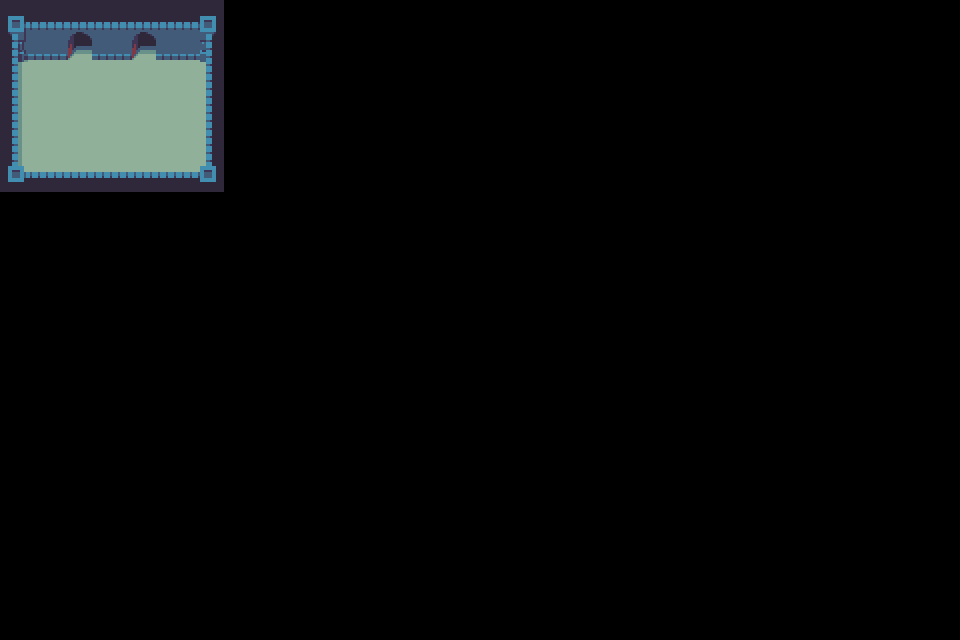

Tiled map render using the project's own tile images. Description and the whole map definition, tile-layer contents included, below:
An orthogonal 30x20 tile map with 32x32 px tiles, 2 tile layers (floors, walls) and 9 objects (entrance1, standardEnter, entrance2, door1, door2).

<map version="1.10" tiledversion="1.10.1" orientation="orthogonal" renderorder="right-down" width="30" height="20" tilewidth="32" tileheight="32" infinite="0" nextlayerid="6" nextobjectid="19">
 <editorsettings>
  <export target="room1.lua" format="lua" />
 </editorsettings>
 <tileset firstgid="1" name="dungeon_sheet" tilewidth="32" tileheight="32" tilecount="240" columns="24">
  <image source="../dungeon_sheet.png" width="768" height="320" />
 </tileset>
 <layer id="2" name="floors" width="30" height="20">
  <data encoding="csv">
55,55,55,55,55,55,55,0,0,0,0,0,0,0,0,0,0,0,0,0,0,0,0,0,0,0,0,0,0,0,
55,55,55,55,55,55,55,0,0,0,0,0,0,0,0,0,0,0,0,0,0,0,0,0,0,0,0,0,0,0,
55,55,55,55,55,55,55,0,0,0,0,0,0,0,0,0,0,0,0,0,0,0,0,0,0,0,0,0,0,0,
55,55,55,55,55,55,55,0,0,0,0,0,0,0,0,0,0,0,0,0,0,0,0,0,0,0,0,0,0,0,
55,55,55,55,55,55,55,0,0,0,0,0,0,0,0,0,0,0,0,0,0,0,0,0,0,0,0,0,0,0,
55,55,55,55,55,55,55,0,0,0,0,0,0,0,0,0,0,0,0,0,0,0,0,0,0,0,0,0,0,0,
0,0,0,0,0,0,0,0,0,0,0,0,0,0,0,0,0,0,0,0,0,0,0,0,0,0,0,0,0,0,
0,0,0,0,0,0,0,0,0,0,0,0,0,0,0,0,0,0,0,0,0,0,0,0,0,0,0,0,0,0,
0,0,0,0,0,0,0,0,0,0,0,0,0,0,0,0,0,0,0,0,0,0,0,0,0,0,0,0,0,0,
0,0,0,0,0,0,0,0,0,0,0,0,0,0,0,0,0,0,0,0,0,0,0,0,0,0,0,0,0,0,
0,0,0,0,0,0,0,0,0,0,0,0,0,0,0,0,0,0,0,0,0,0,0,0,0,0,0,0,0,0,
0,0,0,0,0,0,0,0,0,0,0,0,0,0,0,0,0,0,0,0,0,0,0,0,0,0,0,0,0,0,
0,0,0,0,0,0,0,0,0,0,0,0,0,0,0,0,0,0,0,0,0,0,0,0,0,0,0,0,0,0,
0,0,0,0,0,0,0,0,0,0,0,0,0,0,0,0,0,0,0,0,0,0,0,0,0,0,0,0,0,0,
0,0,0,0,0,0,0,0,0,0,0,0,0,0,0,0,0,0,0,0,0,0,0,0,0,0,0,0,0,0,
0,0,0,0,0,0,0,0,0,0,0,0,0,0,0,0,0,0,0,0,0,0,0,0,0,0,0,0,0,0,
0,0,0,0,0,0,0,0,0,0,0,0,0,0,0,0,0,0,0,0,0,0,0,0,0,0,0,0,0,0,
0,0,0,0,0,0,0,0,0,0,0,0,0,0,0,0,0,0,0,0,0,0,0,0,0,0,0,0,0,0,
0,0,0,0,0,0,0,0,0,0,0,0,0,0,0,0,0,0,0,0,0,0,0,0,0,0,0,0,0,0,
0,0,0,0,0,0,0,0,0,0,0,0,0,0,0,0,0,0,0,0,0,0,0,0,0,0,0,0,0,0
</data>
 </layer>
 <layer id="1" name="walls" width="30" height="20">
  <data encoding="csv">
6,7,7,7,7,7,8,0,0,0,0,0,0,0,0,0,0,0,0,0,0,0,0,0,0,0,0,0,0,0,
30,31,176,31,176,31,32,0,0,0,0,0,0,0,0,0,0,0,0,0,0,0,0,0,0,0,0,0,0,0,
54,0,0,0,0,0,56,0,0,0,0,0,0,0,0,0,0,0,0,0,0,0,0,0,0,0,0,0,0,0,
54,0,0,0,0,0,56,0,0,0,0,0,0,0,0,0,0,0,0,0,0,0,0,0,0,0,0,0,0,0,
54,0,0,0,0,0,56,0,0,0,0,0,0,0,0,0,0,0,0,0,0,0,0,0,0,0,0,0,0,0,
78,79,79,79,79,79,80,0,0,0,0,0,0,0,0,0,0,0,0,0,0,0,0,0,0,0,0,0,0,0,
0,0,0,0,0,0,0,0,0,0,0,0,0,0,0,0,0,0,0,0,0,0,0,0,0,0,0,0,0,0,
0,0,0,0,0,0,0,0,0,0,0,0,0,0,0,0,0,0,0,0,0,0,0,0,0,0,0,0,0,0,
0,0,0,0,0,0,0,0,0,0,0,0,0,0,0,0,0,0,0,0,0,0,0,0,0,0,0,0,0,0,
0,0,0,0,0,0,0,0,0,0,0,0,0,0,0,0,0,0,0,0,0,0,0,0,0,0,0,0,0,0,
0,0,0,0,0,0,0,0,0,0,0,0,0,0,0,0,0,0,0,0,0,0,0,0,0,0,0,0,0,0,
0,0,0,0,0,0,0,0,0,0,0,0,0,0,0,0,0,0,0,0,0,0,0,0,0,0,0,0,0,0,
0,0,0,0,0,0,0,0,0,0,0,0,0,0,0,0,0,0,0,0,0,0,0,0,0,0,0,0,0,0,
0,0,0,0,0,0,0,0,0,0,0,0,0,0,0,0,0,0,0,0,0,0,0,0,0,0,0,0,0,0,
0,0,0,0,0,0,0,0,0,0,0,0,0,0,0,0,0,0,0,0,0,0,0,0,0,0,0,0,0,0,
0,0,0,0,0,0,0,0,0,0,0,0,0,0,0,0,0,0,0,0,0,0,0,0,0,0,0,0,0,0,
0,0,0,0,0,0,0,0,0,0,0,0,0,0,0,0,0,0,0,0,0,0,0,0,0,0,0,0,0,0,
0,0,0,0,0,0,0,0,0,0,0,0,0,0,0,0,0,0,0,0,0,0,0,0,0,0,0,0,0,0,
0,0,0,0,0,0,0,0,0,0,0,0,0,0,0,0,0,0,0,0,0,0,0,0,0,0,0,0,0,0,
0,0,0,0,0,0,0,0,0,0,0,0,0,0,0,0,0,0,0,0,0,0,0,0,0,0,0,0,0,0
</data>
 </layer>
 <objectgroup id="3" name="bounds">
  <object id="1" x="16" y="16" width="200" height="40" />
  <object id="2" x="208" y="56" width="8" height="128" />
  <object id="3" x="8" y="176" width="200" height="8" />
  <object id="4" x="8" y="16" width="8" height="160" />
 </objectgroup>
 <objectgroup id="5" name="entrances">
  <object id="15" name="entrance1" x="80" y="72">
   <properties>
    <property name="playerEnterRotation" type="int" value="2" />
   </properties>
  </object>
  <object id="16" name="standardEnter" x="112" y="112">
   <properties>
    <property name="playerEnterRotation" type="int" value="0" />
   </properties>
  </object>
  <object id="18" name="entrance2" x="144" y="72">
   <properties>
    <property name="playerEnterRotation" type="int" value="2" />
   </properties>
  </object>
 </objectgroup>
 <objectgroup id="4" name="doors">
  <object id="5" name="door1" x="64" y="32" width="32" height="16">
   <properties>
    <property name="roomExit" value="room2" />
    <property name="roomExitDoorName" value="entrance1" />
   </properties>
  </object>
  <object id="17" name="door2" x="128" y="32" width="32" height="16">
   <properties>
    <property name="roomExit" value="room2" />
    <property name="roomExitDoorName" value="entrance2" />
   </properties>
  </object>
 </objectgroup>
</map>
